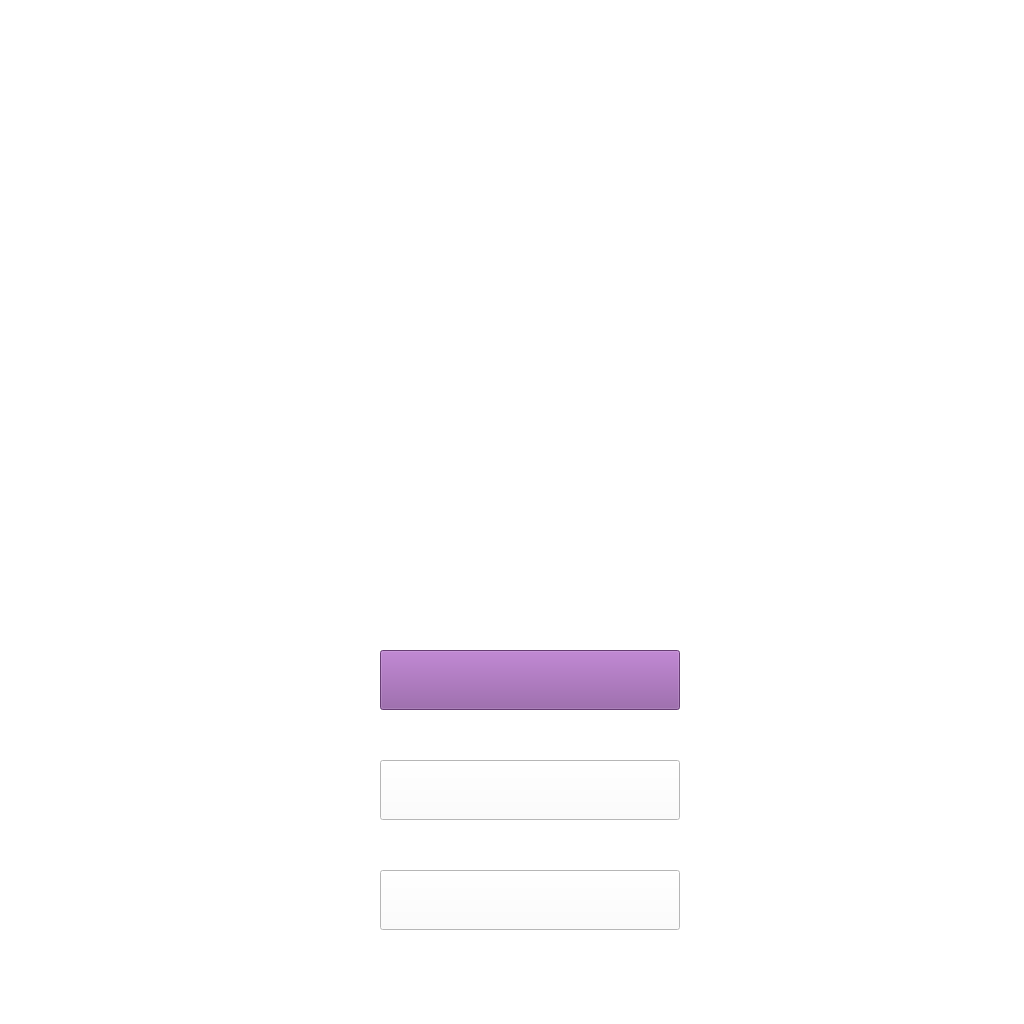
<?xml version="1.0" encoding="UTF-8"?>
<ui version="4.0">
 <class>MainWindow</class>
 <widget class="QMainWindow" name="MainWindow">
  <property name="geometry">
   <rect>
    <x>0</x>
    <y>0</y>
    <width>1024</width>
    <height>1024</height>
   </rect>
  </property>
  <property name="minimumSize">
   <size>
    <width>1024</width>
    <height>1024</height>
   </size>
  </property>
  <property name="maximumSize">
   <size>
    <width>1024</width>
    <height>1024</height>
   </size>
  </property>
  <property name="palette">
   <palette>
    <active>
     <colorrole role="WindowText">
      <brush brushstyle="SolidPattern">
       <color alpha="255">
        <red>0</red>
        <green>0</green>
        <blue>0</blue>
       </color>
      </brush>
     </colorrole>
     <colorrole role="Button">
      <brush brushstyle="SolidPattern">
       <color alpha="255">
        <red>255</red>
        <green>255</green>
        <blue>255</blue>
       </color>
      </brush>
     </colorrole>
     <colorrole role="Light">
      <brush brushstyle="SolidPattern">
       <color alpha="255">
        <red>255</red>
        <green>255</green>
        <blue>255</blue>
       </color>
      </brush>
     </colorrole>
     <colorrole role="Midlight">
      <brush brushstyle="SolidPattern">
       <color alpha="255">
        <red>255</red>
        <green>255</green>
        <blue>255</blue>
       </color>
      </brush>
     </colorrole>
     <colorrole role="Dark">
      <brush brushstyle="SolidPattern">
       <color alpha="255">
        <red>127</red>
        <green>127</green>
        <blue>127</blue>
       </color>
      </brush>
     </colorrole>
     <colorrole role="Mid">
      <brush brushstyle="SolidPattern">
       <color alpha="255">
        <red>170</red>
        <green>170</green>
        <blue>170</blue>
       </color>
      </brush>
     </colorrole>
     <colorrole role="Text">
      <brush brushstyle="SolidPattern">
       <color alpha="255">
        <red>0</red>
        <green>0</green>
        <blue>0</blue>
       </color>
      </brush>
     </colorrole>
     <colorrole role="BrightText">
      <brush brushstyle="SolidPattern">
       <color alpha="255">
        <red>255</red>
        <green>255</green>
        <blue>255</blue>
       </color>
      </brush>
     </colorrole>
     <colorrole role="ButtonText">
      <brush brushstyle="SolidPattern">
       <color alpha="255">
        <red>0</red>
        <green>0</green>
        <blue>0</blue>
       </color>
      </brush>
     </colorrole>
     <colorrole role="Base">
      <brush brushstyle="SolidPattern">
       <color alpha="255">
        <red>255</red>
        <green>255</green>
        <blue>255</blue>
       </color>
      </brush>
     </colorrole>
     <colorrole role="Window">
      <brush brushstyle="SolidPattern">
       <color alpha="255">
        <red>255</red>
        <green>255</green>
        <blue>255</blue>
       </color>
      </brush>
     </colorrole>
     <colorrole role="Shadow">
      <brush brushstyle="SolidPattern">
       <color alpha="255">
        <red>0</red>
        <green>0</green>
        <blue>0</blue>
       </color>
      </brush>
     </colorrole>
     <colorrole role="AlternateBase">
      <brush brushstyle="SolidPattern">
       <color alpha="255">
        <red>255</red>
        <green>255</green>
        <blue>255</blue>
       </color>
      </brush>
     </colorrole>
     <colorrole role="ToolTipBase">
      <brush brushstyle="SolidPattern">
       <color alpha="255">
        <red>255</red>
        <green>255</green>
        <blue>220</blue>
       </color>
      </brush>
     </colorrole>
     <colorrole role="ToolTipText">
      <brush brushstyle="SolidPattern">
       <color alpha="255">
        <red>0</red>
        <green>0</green>
        <blue>0</blue>
       </color>
      </brush>
     </colorrole>
    </active>
    <inactive>
     <colorrole role="WindowText">
      <brush brushstyle="SolidPattern">
       <color alpha="255">
        <red>0</red>
        <green>0</green>
        <blue>0</blue>
       </color>
      </brush>
     </colorrole>
     <colorrole role="Button">
      <brush brushstyle="SolidPattern">
       <color alpha="255">
        <red>255</red>
        <green>255</green>
        <blue>255</blue>
       </color>
      </brush>
     </colorrole>
     <colorrole role="Light">
      <brush brushstyle="SolidPattern">
       <color alpha="255">
        <red>255</red>
        <green>255</green>
        <blue>255</blue>
       </color>
      </brush>
     </colorrole>
     <colorrole role="Midlight">
      <brush brushstyle="SolidPattern">
       <color alpha="255">
        <red>255</red>
        <green>255</green>
        <blue>255</blue>
       </color>
      </brush>
     </colorrole>
     <colorrole role="Dark">
      <brush brushstyle="SolidPattern">
       <color alpha="255">
        <red>127</red>
        <green>127</green>
        <blue>127</blue>
       </color>
      </brush>
     </colorrole>
     <colorrole role="Mid">
      <brush brushstyle="SolidPattern">
       <color alpha="255">
        <red>170</red>
        <green>170</green>
        <blue>170</blue>
       </color>
      </brush>
     </colorrole>
     <colorrole role="Text">
      <brush brushstyle="SolidPattern">
       <color alpha="255">
        <red>0</red>
        <green>0</green>
        <blue>0</blue>
       </color>
      </brush>
     </colorrole>
     <colorrole role="BrightText">
      <brush brushstyle="SolidPattern">
       <color alpha="255">
        <red>255</red>
        <green>255</green>
        <blue>255</blue>
       </color>
      </brush>
     </colorrole>
     <colorrole role="ButtonText">
      <brush brushstyle="SolidPattern">
       <color alpha="255">
        <red>0</red>
        <green>0</green>
        <blue>0</blue>
       </color>
      </brush>
     </colorrole>
     <colorrole role="Base">
      <brush brushstyle="SolidPattern">
       <color alpha="255">
        <red>255</red>
        <green>255</green>
        <blue>255</blue>
       </color>
      </brush>
     </colorrole>
     <colorrole role="Window">
      <brush brushstyle="SolidPattern">
       <color alpha="255">
        <red>255</red>
        <green>255</green>
        <blue>255</blue>
       </color>
      </brush>
     </colorrole>
     <colorrole role="Shadow">
      <brush brushstyle="SolidPattern">
       <color alpha="255">
        <red>0</red>
        <green>0</green>
        <blue>0</blue>
       </color>
      </brush>
     </colorrole>
     <colorrole role="AlternateBase">
      <brush brushstyle="SolidPattern">
       <color alpha="255">
        <red>255</red>
        <green>255</green>
        <blue>255</blue>
       </color>
      </brush>
     </colorrole>
     <colorrole role="ToolTipBase">
      <brush brushstyle="SolidPattern">
       <color alpha="255">
        <red>255</red>
        <green>255</green>
        <blue>220</blue>
       </color>
      </brush>
     </colorrole>
     <colorrole role="ToolTipText">
      <brush brushstyle="SolidPattern">
       <color alpha="255">
        <red>0</red>
        <green>0</green>
        <blue>0</blue>
       </color>
      </brush>
     </colorrole>
    </inactive>
    <disabled>
     <colorrole role="WindowText">
      <brush brushstyle="SolidPattern">
       <color alpha="255">
        <red>127</red>
        <green>127</green>
        <blue>127</blue>
       </color>
      </brush>
     </colorrole>
     <colorrole role="Button">
      <brush brushstyle="SolidPattern">
       <color alpha="255">
        <red>255</red>
        <green>255</green>
        <blue>255</blue>
       </color>
      </brush>
     </colorrole>
     <colorrole role="Light">
      <brush brushstyle="SolidPattern">
       <color alpha="255">
        <red>255</red>
        <green>255</green>
        <blue>255</blue>
       </color>
      </brush>
     </colorrole>
     <colorrole role="Midlight">
      <brush brushstyle="SolidPattern">
       <color alpha="255">
        <red>255</red>
        <green>255</green>
        <blue>255</blue>
       </color>
      </brush>
     </colorrole>
     <colorrole role="Dark">
      <brush brushstyle="SolidPattern">
       <color alpha="255">
        <red>127</red>
        <green>127</green>
        <blue>127</blue>
       </color>
      </brush>
     </colorrole>
     <colorrole role="Mid">
      <brush brushstyle="SolidPattern">
       <color alpha="255">
        <red>170</red>
        <green>170</green>
        <blue>170</blue>
       </color>
      </brush>
     </colorrole>
     <colorrole role="Text">
      <brush brushstyle="SolidPattern">
       <color alpha="255">
        <red>127</red>
        <green>127</green>
        <blue>127</blue>
       </color>
      </brush>
     </colorrole>
     <colorrole role="BrightText">
      <brush brushstyle="SolidPattern">
       <color alpha="255">
        <red>255</red>
        <green>255</green>
        <blue>255</blue>
       </color>
      </brush>
     </colorrole>
     <colorrole role="ButtonText">
      <brush brushstyle="SolidPattern">
       <color alpha="255">
        <red>127</red>
        <green>127</green>
        <blue>127</blue>
       </color>
      </brush>
     </colorrole>
     <colorrole role="Base">
      <brush brushstyle="SolidPattern">
       <color alpha="255">
        <red>255</red>
        <green>255</green>
        <blue>255</blue>
       </color>
      </brush>
     </colorrole>
     <colorrole role="Window">
      <brush brushstyle="SolidPattern">
       <color alpha="255">
        <red>255</red>
        <green>255</green>
        <blue>255</blue>
       </color>
      </brush>
     </colorrole>
     <colorrole role="Shadow">
      <brush brushstyle="SolidPattern">
       <color alpha="255">
        <red>0</red>
        <green>0</green>
        <blue>0</blue>
       </color>
      </brush>
     </colorrole>
     <colorrole role="AlternateBase">
      <brush brushstyle="SolidPattern">
       <color alpha="255">
        <red>255</red>
        <green>255</green>
        <blue>255</blue>
       </color>
      </brush>
     </colorrole>
     <colorrole role="ToolTipBase">
      <brush brushstyle="SolidPattern">
       <color alpha="255">
        <red>255</red>
        <green>255</green>
        <blue>220</blue>
       </color>
      </brush>
     </colorrole>
     <colorrole role="ToolTipText">
      <brush brushstyle="SolidPattern">
       <color alpha="255">
        <red>0</red>
        <green>0</green>
        <blue>0</blue>
       </color>
      </brush>
     </colorrole>
    </disabled>
   </palette>
  </property>
  <property name="windowTitle">
   <string>PPLUS</string>
  </property>
  <property name="windowIcon">
   <iconset>
    <normaloff>../../../../../.designer/logo_only.ico</normaloff>../../../../../.designer/logo_only.ico</iconset>
  </property>
  <property name="styleSheet">
   <string notr="true">V</string>
  </property>
  <widget class="QWidget" name="centralwidget">
   <widget class="QPushButton" name="rend_btn">
    <property name="geometry">
     <rect>
      <x>380</x>
      <y>760</y>
      <width>300</width>
      <height>60</height>
     </rect>
    </property>
    <property name="minimumSize">
     <size>
      <width>300</width>
      <height>60</height>
     </size>
    </property>
    <property name="maximumSize">
     <size>
      <width>300</width>
      <height>60</height>
     </size>
    </property>
    <property name="font">
     <font>
      <family>NanumSquare</family>
      <pointsize>20</pointsize>
      <weight>50</weight>
      <italic>false</italic>
      <bold>false</bold>
     </font>
    </property>
    <property name="styleSheet">
     <string notr="true"/>
    </property>
    <property name="text">
     <string/>
    </property>
   </widget>
   <widget class="QPushButton" name="search_btn">
    <property name="geometry">
     <rect>
      <x>380</x>
      <y>650</y>
      <width>300</width>
      <height>60</height>
     </rect>
    </property>
    <property name="minimumSize">
     <size>
      <width>300</width>
      <height>60</height>
     </size>
    </property>
    <property name="maximumSize">
     <size>
      <width>300</width>
      <height>60</height>
     </size>
    </property>
    <property name="palette">
     <palette>
      <active>
       <colorrole role="WindowText">
        <brush brushstyle="SolidPattern">
         <color alpha="255">
          <red>255</red>
          <green>255</green>
          <blue>255</blue>
         </color>
        </brush>
       </colorrole>
       <colorrole role="Button">
        <brush brushstyle="SolidPattern">
         <color alpha="255">
          <red>144</red>
          <green>85</green>
          <blue>162</blue>
         </color>
        </brush>
       </colorrole>
       <colorrole role="Light">
        <brush brushstyle="SolidPattern">
         <color alpha="255">
          <red>255</red>
          <green>231</green>
          <blue>236</blue>
         </color>
        </brush>
       </colorrole>
       <colorrole role="Midlight">
        <brush brushstyle="SolidPattern">
         <color alpha="255">
          <red>255</red>
          <green>167</green>
          <blue>186</blue>
         </color>
        </brush>
       </colorrole>
       <colorrole role="Dark">
        <brush brushstyle="SolidPattern">
         <color alpha="255">
          <red>127</red>
          <green>51</green>
          <blue>68</blue>
         </color>
        </brush>
       </colorrole>
       <colorrole role="Mid">
        <brush brushstyle="SolidPattern">
         <color alpha="255">
          <red>170</red>
          <green>68</green>
          <blue>91</blue>
         </color>
        </brush>
       </colorrole>
       <colorrole role="Text">
        <brush brushstyle="SolidPattern">
         <color alpha="255">
          <red>255</red>
          <green>255</green>
          <blue>255</blue>
         </color>
        </brush>
       </colorrole>
       <colorrole role="BrightText">
        <brush brushstyle="SolidPattern">
         <color alpha="255">
          <red>255</red>
          <green>255</green>
          <blue>255</blue>
         </color>
        </brush>
       </colorrole>
       <colorrole role="ButtonText">
        <brush brushstyle="SolidPattern">
         <color alpha="255">
          <red>255</red>
          <green>255</green>
          <blue>255</blue>
         </color>
        </brush>
       </colorrole>
       <colorrole role="Base">
        <brush brushstyle="SolidPattern">
         <color alpha="255">
          <red>144</red>
          <green>85</green>
          <blue>162</blue>
         </color>
        </brush>
       </colorrole>
       <colorrole role="Window">
        <brush brushstyle="SolidPattern">
         <color alpha="255">
          <red>144</red>
          <green>85</green>
          <blue>162</blue>
         </color>
        </brush>
       </colorrole>
       <colorrole role="Shadow">
        <brush brushstyle="SolidPattern">
         <color alpha="255">
          <red>0</red>
          <green>0</green>
          <blue>0</blue>
         </color>
        </brush>
       </colorrole>
       <colorrole role="AlternateBase">
        <brush brushstyle="SolidPattern">
         <color alpha="255">
          <red>255</red>
          <green>179</green>
          <blue>195</blue>
         </color>
        </brush>
       </colorrole>
       <colorrole role="ToolTipBase">
        <brush brushstyle="SolidPattern">
         <color alpha="255">
          <red>255</red>
          <green>255</green>
          <blue>220</blue>
         </color>
        </brush>
       </colorrole>
       <colorrole role="ToolTipText">
        <brush brushstyle="SolidPattern">
         <color alpha="255">
          <red>0</red>
          <green>0</green>
          <blue>0</blue>
         </color>
        </brush>
       </colorrole>
      </active>
      <inactive>
       <colorrole role="WindowText">
        <brush brushstyle="SolidPattern">
         <color alpha="255">
          <red>255</red>
          <green>255</green>
          <blue>255</blue>
         </color>
        </brush>
       </colorrole>
       <colorrole role="Button">
        <brush brushstyle="SolidPattern">
         <color alpha="255">
          <red>144</red>
          <green>85</green>
          <blue>162</blue>
         </color>
        </brush>
       </colorrole>
       <colorrole role="Light">
        <brush brushstyle="SolidPattern">
         <color alpha="255">
          <red>255</red>
          <green>231</green>
          <blue>236</blue>
         </color>
        </brush>
       </colorrole>
       <colorrole role="Midlight">
        <brush brushstyle="SolidPattern">
         <color alpha="255">
          <red>255</red>
          <green>167</green>
          <blue>186</blue>
         </color>
        </brush>
       </colorrole>
       <colorrole role="Dark">
        <brush brushstyle="SolidPattern">
         <color alpha="255">
          <red>127</red>
          <green>51</green>
          <blue>68</blue>
         </color>
        </brush>
       </colorrole>
       <colorrole role="Mid">
        <brush brushstyle="SolidPattern">
         <color alpha="255">
          <red>170</red>
          <green>68</green>
          <blue>91</blue>
         </color>
        </brush>
       </colorrole>
       <colorrole role="Text">
        <brush brushstyle="SolidPattern">
         <color alpha="255">
          <red>255</red>
          <green>255</green>
          <blue>255</blue>
         </color>
        </brush>
       </colorrole>
       <colorrole role="BrightText">
        <brush brushstyle="SolidPattern">
         <color alpha="255">
          <red>255</red>
          <green>255</green>
          <blue>255</blue>
         </color>
        </brush>
       </colorrole>
       <colorrole role="ButtonText">
        <brush brushstyle="SolidPattern">
         <color alpha="255">
          <red>255</red>
          <green>255</green>
          <blue>255</blue>
         </color>
        </brush>
       </colorrole>
       <colorrole role="Base">
        <brush brushstyle="SolidPattern">
         <color alpha="255">
          <red>144</red>
          <green>85</green>
          <blue>162</blue>
         </color>
        </brush>
       </colorrole>
       <colorrole role="Window">
        <brush brushstyle="SolidPattern">
         <color alpha="255">
          <red>144</red>
          <green>85</green>
          <blue>162</blue>
         </color>
        </brush>
       </colorrole>
       <colorrole role="Shadow">
        <brush brushstyle="SolidPattern">
         <color alpha="255">
          <red>0</red>
          <green>0</green>
          <blue>0</blue>
         </color>
        </brush>
       </colorrole>
       <colorrole role="AlternateBase">
        <brush brushstyle="SolidPattern">
         <color alpha="255">
          <red>255</red>
          <green>179</green>
          <blue>195</blue>
         </color>
        </brush>
       </colorrole>
       <colorrole role="ToolTipBase">
        <brush brushstyle="SolidPattern">
         <color alpha="255">
          <red>255</red>
          <green>255</green>
          <blue>220</blue>
         </color>
        </brush>
       </colorrole>
       <colorrole role="ToolTipText">
        <brush brushstyle="SolidPattern">
         <color alpha="255">
          <red>0</red>
          <green>0</green>
          <blue>0</blue>
         </color>
        </brush>
       </colorrole>
      </inactive>
      <disabled>
       <colorrole role="WindowText">
        <brush brushstyle="SolidPattern">
         <color alpha="255">
          <red>255</red>
          <green>255</green>
          <blue>255</blue>
         </color>
        </brush>
       </colorrole>
       <colorrole role="Button">
        <brush brushstyle="SolidPattern">
         <color alpha="255">
          <red>144</red>
          <green>85</green>
          <blue>162</blue>
         </color>
        </brush>
       </colorrole>
       <colorrole role="Light">
        <brush brushstyle="SolidPattern">
         <color alpha="255">
          <red>255</red>
          <green>231</green>
          <blue>236</blue>
         </color>
        </brush>
       </colorrole>
       <colorrole role="Midlight">
        <brush brushstyle="SolidPattern">
         <color alpha="255">
          <red>255</red>
          <green>167</green>
          <blue>186</blue>
         </color>
        </brush>
       </colorrole>
       <colorrole role="Dark">
        <brush brushstyle="SolidPattern">
         <color alpha="255">
          <red>127</red>
          <green>51</green>
          <blue>68</blue>
         </color>
        </brush>
       </colorrole>
       <colorrole role="Mid">
        <brush brushstyle="SolidPattern">
         <color alpha="255">
          <red>170</red>
          <green>68</green>
          <blue>91</blue>
         </color>
        </brush>
       </colorrole>
       <colorrole role="Text">
        <brush brushstyle="SolidPattern">
         <color alpha="255">
          <red>255</red>
          <green>255</green>
          <blue>255</blue>
         </color>
        </brush>
       </colorrole>
       <colorrole role="BrightText">
        <brush brushstyle="SolidPattern">
         <color alpha="255">
          <red>255</red>
          <green>255</green>
          <blue>255</blue>
         </color>
        </brush>
       </colorrole>
       <colorrole role="ButtonText">
        <brush brushstyle="SolidPattern">
         <color alpha="255">
          <red>255</red>
          <green>255</green>
          <blue>255</blue>
         </color>
        </brush>
       </colorrole>
       <colorrole role="Base">
        <brush brushstyle="SolidPattern">
         <color alpha="255">
          <red>144</red>
          <green>85</green>
          <blue>162</blue>
         </color>
        </brush>
       </colorrole>
       <colorrole role="Window">
        <brush brushstyle="SolidPattern">
         <color alpha="255">
          <red>144</red>
          <green>85</green>
          <blue>162</blue>
         </color>
        </brush>
       </colorrole>
       <colorrole role="Shadow">
        <brush brushstyle="SolidPattern">
         <color alpha="255">
          <red>0</red>
          <green>0</green>
          <blue>0</blue>
         </color>
        </brush>
       </colorrole>
       <colorrole role="AlternateBase">
        <brush brushstyle="SolidPattern">
         <color alpha="255">
          <red>255</red>
          <green>103</green>
          <blue>136</blue>
         </color>
        </brush>
       </colorrole>
       <colorrole role="ToolTipBase">
        <brush brushstyle="SolidPattern">
         <color alpha="255">
          <red>255</red>
          <green>255</green>
          <blue>220</blue>
         </color>
        </brush>
       </colorrole>
       <colorrole role="ToolTipText">
        <brush brushstyle="SolidPattern">
         <color alpha="255">
          <red>0</red>
          <green>0</green>
          <blue>0</blue>
         </color>
        </brush>
       </colorrole>
      </disabled>
     </palette>
    </property>
    <property name="font">
     <font>
      <family>NanumSquare</family>
      <pointsize>20</pointsize>
      <weight>50</weight>
      <italic>false</italic>
      <bold>false</bold>
     </font>
    </property>
    <property name="autoFillBackground">
     <bool>false</bool>
    </property>
    <property name="styleSheet">
     <string notr="true"/>
    </property>
    <property name="text">
     <string/>
    </property>
    <property name="autoRepeat">
     <bool>false</bool>
    </property>
   </widget>
   <widget class="QLabel" name="bgLabel">
    <property name="geometry">
     <rect>
      <x>0</x>
      <y>0</y>
      <width>1024</width>
      <height>1024</height>
     </rect>
    </property>
    <property name="minimumSize">
     <size>
      <width>1024</width>
      <height>1024</height>
     </size>
    </property>
    <property name="maximumSize">
     <size>
      <width>1024</width>
      <height>1024</height>
     </size>
    </property>
    <property name="styleSheet">
     <string notr="true"/>
    </property>
    <property name="text">
     <string/>
    </property>
    <property name="alignment">
     <set>Qt::AlignJustify|Qt::AlignVCenter</set>
    </property>
   </widget>
   <widget class="QPushButton" name="his_btn">
    <property name="geometry">
     <rect>
      <x>380</x>
      <y>870</y>
      <width>300</width>
      <height>60</height>
     </rect>
    </property>
    <property name="minimumSize">
     <size>
      <width>300</width>
      <height>60</height>
     </size>
    </property>
    <property name="maximumSize">
     <size>
      <width>300</width>
      <height>60</height>
     </size>
    </property>
    <property name="font">
     <font>
      <family>NanumSquare</family>
      <pointsize>20</pointsize>
      <weight>50</weight>
      <italic>false</italic>
      <bold>false</bold>
     </font>
    </property>
    <property name="styleSheet">
     <string notr="true"/>
    </property>
    <property name="text">
     <string/>
    </property>
   </widget>
   <zorder>bgLabel</zorder>
   <zorder>rend_btn</zorder>
   <zorder>search_btn</zorder>
   <zorder>his_btn</zorder>
  </widget>
 </widget>
 <resources/>
 <connections/>
</ui>
